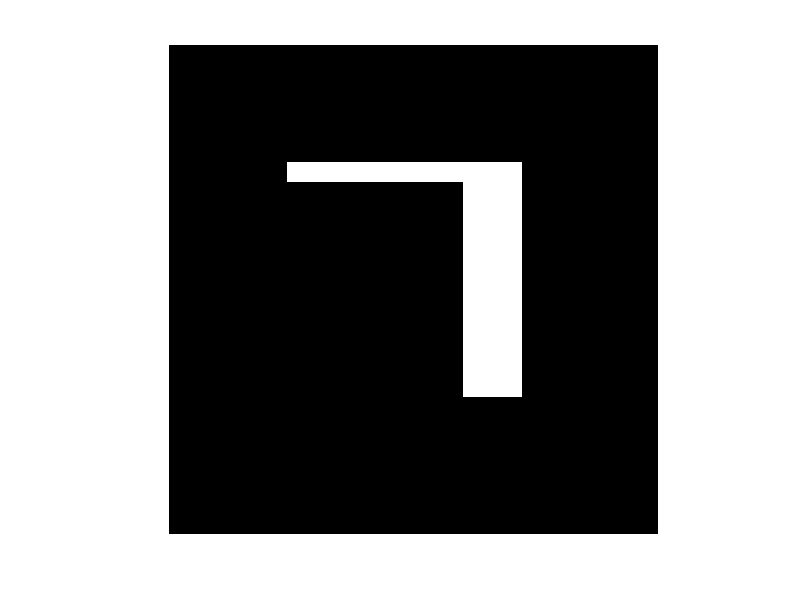

This figure's MATLAB source: (Note: this script raises an error after producing the figure.)

%% Rapidly-Exploring Random Trees (RRT)

%% Initialization
close all
clear all
%% Define map
obs = false(25,25);
obs(7:18,16:18) = true;
obs(7,7:18) = true;
figure,imshow(obs);

%% Convert obs to map object
gridMap = robotics.BinaryOccupancyGrid(obs,1);
figure, show(gridMap);

%% 
statesMin = [gridMap.XWorldLimits(1); gridMap.YWorldLimits(1)];
statesMax = [gridMap.XWorldLimits(2); gridMap.YWorldLimits(2)];
stepSize = 1; % \epsilon

%% Define start and goal
startState = [5;5];
goalState = [20;20];
hold on;
plot(startState(1), startState(2),'o');
plot(goalState(1), goalState(2),'o');
goalCirc = 0.5;
viscircles(goalState',goalCirc);

%% ALGORITHM
%%%%%%%%%%%%%%%%%%%%%%%%%%%%%%%%%%%%%%%%%%%%%%%%%%%%%%%%%%%%%%%%%%%%%%%%%%%
%%%%%%%% RRT algorithm %%%%%%%%%%%%%%%%%%%%%%%%%%%%%%%%%%%%%%%%%%%%%%%%%%%%
%%%%%%%%%%%%%%%%%%%%%%%%%%%%%%%%%%%%%%%%%%%%%%%%%%%%%%%%%%%%%%%%%%%%%%%%%%%
%% Initialization
% parameters
EPS = stepSize;
K = 5000;
threshold = 0.5;

% initialize tree
q_start.coord = startState';
q_start.cost = 0;
q_start.parent = 0;
q_goal.coord = goalState';
q_goal.cost = 0;

% Initialize the tree with q_start
%((1) G.add.vertex(q_init))
nodes = q_start;

%% Start the loop
for it=1:K
    % ((2.1) Random Selected Vertex)
    q_rand = [floor(rand(1)*25) floor(rand(1)*25)]; 
    %plot(q_rand(1), q_rand(2), 'x', 'Color',  [0 0.4470 0.7410])

    % ((2.2) Nearest_Vertex(G,q_rand))
    ndist = [];
    for j = 1:1:length(nodes)
        n = nodes(j);
        tmp = dist(n.coord, q_rand);
        ndist = [ndist tmp];
    end
    [val, idx] = min(ndist);
    q_near = nodes(idx);


    % ((2.3) q_add computation)
    q_add.coord = steer(q_rand, q_near.coord, val, EPS);
    q_add.cost = dist(q_add.coord, q_near.coord) + q_near.cost;
    q_add.parent = idx;

    if (detect_collision(q_add.coord, q_near.coord))
        % Skip to next iteration
        continue
    else
    % Add the q_add to the tree
    %((3) G.add.vertex(q_add) + G.add.edge(q_add,q_n))
        nodes = [nodes q_add];
        line([q_near.coord(1), q_add.coord(1)], [q_near.coord(2), q_add.coord(2)], 'Color', 'b', 'LineWidth', 1);
        drawnow
        hold on
    end



    % Compute closest node in the tree to q_goal
    %((4) Nearest Vertex(G, q_goal))
    ndist = [];
    for j = 1:length(nodes)
        n = nodes(j);
        tmp = dist(n.coord, q_goal.coord);
        ndist = [ndist tmp];
    end
    [val, idx] = min(ndist);
    q_near_star = nodes(idx);            


    %((5) If Distance(q*, q_goal) < threshold)
    if (dist(q_near_star.coord, q_goal.coord) < threshold)
        fprintf("\n\nFound Path!\nIteration:%i\n\n", it)
        
        % Additional Absolute Least Cost Path (GREEN)
        q_curr = q_near_star;
        while (q_curr.coord ~= q_start.coord)
            q_curr.parent = assign_parent(nodes, q_curr, nodes(q_curr.parent));
            q_curr = nodes(q_curr.parent); 
        end

        % Shortest path (RED)
        q_goal.parent = idx;
        q_end = q_goal;
        nodes = [nodes q_goal];
        while q_end.parent ~= 0
            start = q_end.parent;
            line([q_end.coord(1), nodes(start).coord(1)], [q_end.coord(2), nodes(start).coord(2)],'Color','r','LineWidth', 2);
            hold on
            q_end = nodes(start);
        end


        break 
    end
    it
end

if (it >= K)
    disp('No Path found. Increase number of iterations and retry.');
end



%%%%%%%%%%%%%%%%%%%%%%%%%%%%%%%%%%%%%%%%%%%%%%%%%%%%%%%%%%%%%%%%%%%%%%%%%%%
%%%%%%%%%%% FUNCTIONS SECTION %%%%%%%%%%%%%%%%%%%%%%%%%%%%%%%%%%%%%%%%%%%%%
%%%%%%%%%%%%%%%%%%%%%%%%%%%%%%%%%%%%%%%%%%%%%%%%%%%%%%%%%%%%%%%%%%%%%%%%%%%
%% distance
function d = dist(q1,q2)
d = sqrt((q1(1)-q2(1))^2 + (q1(2)-q2(2))^2);
end
        
        
        
  
%% steer
function A = steer(qr, qn, val, eps)
   qnew = [0 0];
   
   % Steer towards qn with maximum step size of eps
   if val >= eps
       qnew(1) = qn(1) + ((qr(1)-qn(1))*eps)/dist(qr,qn);
       qnew(2) = qn(2) + ((qr(2)-qn(2))*eps)/dist(qr,qn);
   else
       qnew(1) = qr(1);
       qnew(2) = qr(2);
   end   
   A = [qnew(1), qnew(2)];
end



%% collision function
function exit_flag = detect_collision(q1,q2)

line = [q1(1) q1(2); q2(1) q2(2)];

%Define the obstacle region in world coordinate

poly1 = polyshape([15 15 18 18], [18 7 7 18]);
poly2 = polyshape([6 6 18 18],[19 18 18 19]);
poly = union(poly1,poly2);

[in,out] = intersect(poly,line);

if sum(in) == 0
    exit_flag = 0;
else
    exit_flag = 1;
end
end

%% assign parent function
% Assign parent with minimum distance from q_add
function parent = assign_parent(graph, node, node_near)
        q_nearest = [];
        neighbor_count = 1;
        for j = 1:length(graph)
            if (detect_collision(graph(j).coord, node.coord)==0)
                q_nearest(neighbor_count).coord = graph(j).coord;
                q_nearest(neighbor_count).cost = graph(j).cost;
                neighbor_count = neighbor_count+1;
            end
        end
        
        % Initialize cost to currently known value
        q_min = node_near;
        C_min = node.cost;
    
        % Iterate through all nearest neighbors to find alternate lower
        % cost paths
        
        for k = 1:length(q_nearest)
            if (q_nearest(k).cost + dist(q_nearest(k).coord, node.coord) < C_min)
                q_min = q_nearest(k);
                C_min = q_nearest(k).cost + dist(q_nearest(k).coord, node.coord);                
                hold on
            end
        end
        line([q_min.coord(1), node.coord(1)], [q_min.coord(2), node.coord(2)], 'Color', 'g','LineWidth',2);
        % Update parent to least cost-from node
        for j = 1:1:length(graph)
            if (graph(j).coord == q_min.coord)
                parent = j;
            end
        end
end